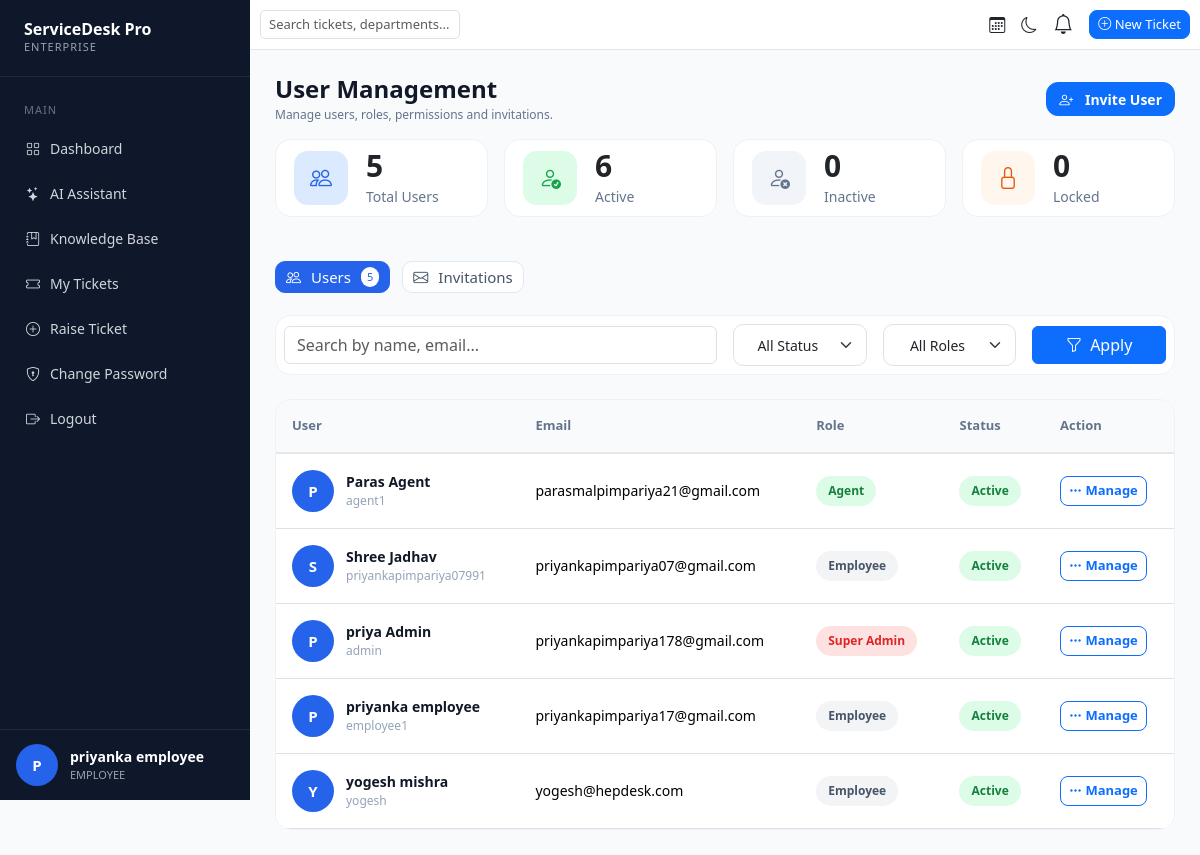
Screenshot of /users/ (signed in) with the database file from the repository.
### accounts/models.py (models this page shows, shortened)
class User(AbstractUser):
    ROLE_CHOICES = (
        ('SUPER_ADMIN', 'Super Admin'),
        ('ADMIN', 'Admin'),
        ('AGENT', 'Agent'),
        ('EMPLOYEE', 'Employee'),
    )
    email = models.EmailField(unique=True)
    role = models.CharField(
        max_length=20,
        choices=ROLE_CHOICES,
        default='EMPLOYEE'
    )
    phone = models.CharField(
        max_length=15,
        blank=True,
        null=True
    )
    profile_image = models.ImageField(
        upload_to='profile_images/',
        blank=True,
        null=True
    )
    department = models.ForeignKey(
        'departments.Department',
        on_delete=models.SET_NULL,
        blank=True,
        null=True
    )
    tenant = models.ForeignKey(
        'tenants.Tenant',
        on_delete=models.SET_NULL,
        blank=True,
        null=True,
        related_name='users'
    )
    is_locked = models.BooleanField(
        default=False
    )
    USERNAME_FIELD = 'email'
    REQUIRED_FIELDS = ['username']

### accounts/views.py (the view, shortened to what this page needs)
# urls.py: path('users/', users_list, name='users_list' ),
@login_required
def users_list(request):
    users = User.objects.all().order_by("first_name")
    if request.user.role != 'SUPER_ADMIN':
        users = users.filter(tenant=request.user.tenant)
    search = request.GET.get("search")
    role = request.GET.get("role")
    if role:
        users = users.filter(
            role=role
        )
    status = request.GET.get("status")
    if status == "active":
        users = users.filter(
            is_active=True
        )
    elif status == "inactive":
        users = users.filter(
            is_active=False
        )
    total_users = User.objects.count()
    active_users = User.objects.filter(
        is_active=True
    ).count()
    inactive_users = User.objects.filter(
        is_active=False
    ).count()
    locked_users = 0
    context = {
        "users": users,
        "total_users": total_users,
        "active_users": active_users,
        "inactive_users": inactive_users,
        "locked_users": locked_users,
    }
    return render(
        request,
        "users_list.html",
        context
    )

### tickets/context_processors.py (called while the page is built)
def notification_context(request):
    if request.user.is_authenticated:
        notifications = Notification.objects.filter(
            user=request.user
        )[:5]
        unread_count = Notification.objects.filter(
            user=request.user,
            is_read=False
        ).count()
        return {
            "notifications": notifications,
            "unread_notifications": unread_count
        }
    return {}

### templates/users_list.html (shortened to what this page needs)
{% extends 'base.html' %}
{% block content %}
<div class="user-management">
    <div class="page-header">
        <div>
            <h2 class="page-title">
                User Management
            </h2>
            <p class="page-subtitle">
                Manage users, roles, permissions and invitations.
            </p>
        </div>
        <div>
            <a href="{% url 'invite_user' %}" class="btn btn-primary invite-btn">
                <i class="bi bi-person-plus me-2"></i>
                Invite User
            </a>
        </div>
    </div>
    <div class="row g-3 mb-4">
        <div class="col-xl-3 col-md-6">
            <div class="summary-card summary-blue">
                <div class="summary-icon">
                    <i class="bi bi-people"></i>
                </div>
                <div>
                    <h3>
                        {{ users.count }}
                    </h3>
                    <span>Total Users</span>
                </div>
            </div>
        </div>
        <div class="col-xl-3 col-md-6">
            <div class="summary-card summary-green">
                <div class="summary-icon">
                    <i class="bi bi-person-check"></i>
                </div>
                <div>
                    <h3>
                        {{ active_users }}
                    </h3>
                    <span>Active</span>
                </div>
            </div>
        </div>
        <div class="col-xl-3 col-md-6">
            <div class="summary-card summary-gray">
                <div class="summary-icon">
                    <i class="bi bi-person-x"></i>
                </div>
                <div>
                    <h3>
                        {{ inactive_users }}
                    </h3>
                    <span>Inactive</span>
                </div>
            </div>
        </div>
        <div class="col-xl-3 col-md-6">
            <div class="summary-card summary-orange">
                <div class="summary-icon">
                    <i class="bi bi-lock"></i>
                </div>
                <div>
                    <h3>
                        {{ locked_users }}
                    </h3>
                    <span>Locked</span>
                </div>
            </div>
        </div>
    </div>
    <div class="tabs-wrapper">
        <a href="{% url 'users_list' %}" class="tab active">
            <i class="bi bi-people"></i>
            Users
            <span>
                {{ users.count }}
            </span>
        </a>
        <a href="{% url 'invitation_list' %}" class="tab">
            <i class="bi bi-envelope"></i>
            Invitations
        </a>
    </div>
    <div class="filter-card">
        <form method="get">
            <div class="row g-3 align-items-center">
                <div class="col-lg-6">
                    <div class="filter-search-box">
                        <input type="text" class="form-control" name="search"
                            placeholder="Search by name, email..." value="{{ request.GET.search }}">
                    </div>
                </div>
                <div class="col-lg-2">
                    <select class="form-select" name="status">
                        <option value="">All Status</option>
                    </select>
                </div>
                <div class="col-lg-2">
                    <select class="form-select" name="role">
                        <option value="">All Roles</option>
                    </select>
                </div>
                <div class="col-lg-2">
                    <button class="btn btn-primary w-100">
                        <i class="bi bi-funnel me-1"></i>
                        Apply
                    </button>
                </div>
            </div>
        </form>
    </div>
    <div class="table-card">
        <div class="table-responsive">
            <table class="table align-middle">
                <thead>
                    <tr>
                        <th>User</th>
                        <th>Email</th>
                        <th>Role</th>
                        <th>Status</th>
                        <th width="130">
                            Action
                        </th>
                    </tr>
                </thead>
                <tbody>
                {% for user in users %}
                    <tr>
                        <td>
                            <div class="user-info">
                                <div class="avatar">
                                    {% if user.first_name %}
                                        {{ user.first_name|slice:":1"|upper }}
                                    {% else %}
                                        {{ user.email|slice:":1"|upper }}
                                    {% endif %}
                                </div>
                                <div>
                                    <div class="user-name">
                                        {% if user.first_name %}
                                            {{ user.first_name }}
                                            {{ user.last_name }}
                                        {% else %}
                                            -
                                        {% endif %}
                                    </div>
                                    <div class="user-id">
                                        {{ user.username }}
                                    </div>
                                </div>
                            </div>
                        </td>
                        <td>
                            {{ user.email }}
                        </td>
                        <td>
                            <span class="role role-{{ user.role|lower }}">
                                {{ user.get_role_display }}
                            </span>
                        </td>
                        <td>
                            {% if user.is_active %}
                                <span class="status active">
                                    Active
                                </span>
                            {% else %}
                                <span class="status inactive">
                                    Inactive
                                </span>
                            {% endif %}
                        </td>
                        <td>
                            <a
                               href="{% url 'edit_user' user.id %}"
                               class="btn btn-sm btn-outline-primary">
                                <i class="bi bi-three-dots"></i>
                                Manage
                            </a>
                        </td>
                    </tr>
                {% endfor %}
                </tbody>
            </table>
        </div>
    </div>
</div>
{% endblock %}

### templates/base.html (shortened to what this page needs)
<!DOCTYPE html>
<html lang="en">
<head>
    <link href="https://cdn.jsdelivr.net/npm/bootstrap@5.3.3/dist/css/bootstrap.min.css" rel="stylesheet">
    <link rel="stylesheet" href="https://cdn.jsdelivr.net/npm/bootstrap-icons@1.11.3/font/bootstrap-icons.min.css">
</head>
<body>
<div class="sidebar">
    <div class="logo">
        <h3>ServiceDesk Pro</h3>
        <p>ENTERPRISE</p>
    </div>
    <div class="menu">
        <div class="menu-title">Main</div>
        <a href="{% url 'dashboard' %}">
            <i class="bi bi-grid"></i> Dashboard
        </a>
        <a href="{% url 'ai_assistant' %}">
            <i class="bi bi-stars"></i> AI Assistant
        </a>
        <a href="{% url 'knowledge_base_list' %}">
            <i class="bi bi-journal-bookmark"></i> Knowledge Base
        </a>
        {% if request.user.role == 'EMPLOYEE' %}
        <a href="{% url 'my_tickets' %}">
            <i class="bi bi-ticket"></i> My Tickets
        </a>
        <a href="{% url 'create_ticket' %}">
            <i class="bi bi-plus-circle"></i> Raise Ticket
        </a>
        {% endif %}
        <a href="{% url 'change_password' %}">
            <i class="bi bi-shield-lock"></i> Change Password
        </a>
        <a href="{% url 'logout' %}">
            <i class="bi bi-box-arrow-right"></i> Logout
        </a>
    </div>
   <div class="sidebar-footer">
        <div class="avatar">
            {{ request.user.first_name|first|default:"U"|upper }}
        </div>
        <div class="user-box">
            <strong>
                {{ request.user.first_name }} {{ request.user.last_name }}
            </strong>
            <span>
                {{ request.user.role }}
            </span>
        </div>
    </div>
</div>
<div class="content">
    <div class="navbar-custom">
        <div class="d-flex justify-content-between align-items-center h-100 w-100">
            <div class="search-box">
                <input type="text" id="openSearch" class="form-control"
                       placeholder="Search tickets, departments..." readonly>
            </div>
            <div class="d-flex align-items-center">
                <i class="bi bi-calendar3 me-3"></i>
                <i id="themeToggle"
                   class="bi bi-moon me-3"
                   style="cursor:pointer;"></i>
                <div class="dropdown me-3">
                    <button class="btn p-0 border-0 bg-transparent position-relative" type="button"
                        data-bs-toggle="dropdown" aria-expanded="false">
                        <i class="bi bi-bell fs-5"></i>
                    </button>
                </div>
                <a href="{% url 'create_ticket' %}"
                   class="btn btn-primary new-ticket-btn">
                    <i class="bi bi-plus-circle"></i> New Ticket
                </a>
            </div>
        </div>
    </div>
    <div class="page-content">
        {% block content %}
        {% endblock %}
    </div>
</div>

### templates/base.html (style rules this page uses)
body { margin:0; background:#f8fafc; font-family:Segoe UI,sans-serif; }
.sidebar { width:250px; height:100vh; position:fixed; left:0; top:0; background:#0f172a; color:white; display:flex; flex-direction:column; }
.logo { padding:20px 24px; border-bottom:1px solid rgba(255,255,255,.08); }
.logo h3 { margin:0; font-size:16px; font-weight:700; color:white; }
.logo p { margin:0; font-size:11px; color:#9ca3af; letter-spacing:1px; }
.menu { padding:15px 12px; }
.menu-title { font-size:11px; color:#6b7280; text-transform:uppercase; letter-spacing:1px; margin:10px 12px; }
.menu a { display:flex; align-items:center; gap:10px; padding:10px 14px; margin-bottom:4px; font-size:14px; font-weight:500; color:#d1d5db; text-decoration:none; border-radius:10px; transition:.2s; }
.user-box { display:flex; flex-direction:column; gap:0; }
.user-box strong { color:#ffffff; font-size:14px; font-weight:600; }
.user-box span { color:#9ca3af; font-size:11px; text-transform:uppercase; }
.sidebar-footer { position:absolute; bottom:0; width:100%; padding:14px 16px; border-top:1px solid rgba(255,255,255,.08); display:flex; align-items:center; gap:12px; }
.avatar { width:38px; height:38px; border-radius:50%; background:#2563eb; color:white; display:flex; align-items:center; justify-content:center; font-size:15px; font-weight:600; }
.content { margin-left:250px; }
.navbar-custom { background:white; height:50px; border-bottom:1px solid #e2e8f0; padding:0 10px; }
.page-content { padding:25px; }
.search-box { width:200px; min-width:200px; flex-shrink:0; }
.search-box input { width:100%; border-radius:5px; font-size:13px; padding:4px 8px; }
.new-ticket-btn { border-radius:08px; font-size: 13px; padding: 4px 08px; }

### rows the page displays
User: user.first_name|first "P", user.first_name "priyanka employee", user.role "EMPLOYEE", first_name "P", first_name "priyanka employee", username "employee1", email "priyankapimpariya17@gmail.com", role "Employee", is_active "Active"
User: first_name "P", first_name "Paras Agent", username "agent1", email "parasmalpimpariya21@gmail.com", role "Agent", is_active "Active"
User: first_name "S", first_name "Shree", last_name "Jadhav", username "priyankapimpariya07991", email "priyankapimpariya07@gmail.com", role "Employee", is_active "Active"
User: first_name "P", first_name "priya Admin", username "admin", email "priyankapimpariya178@gmail.com", role "Super Admin", is_active "Active"
User: first_name "Y", first_name "yogesh", last_name "mishra", username "yogesh", email "yogesh@hepdesk.com", role "Employee", is_active "Active"

### other values shown
{{ users.count }} "5"
{{ active_users }} "6"
{{ inactive_users }} "0"
{{ locked_users }} "0"
